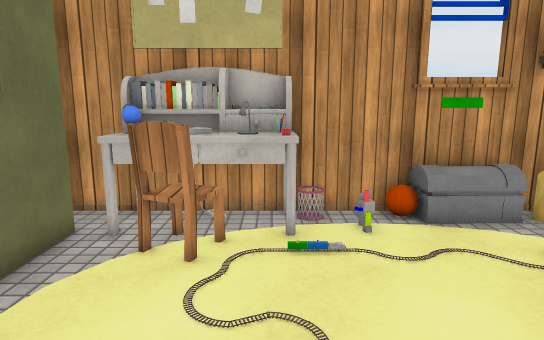
view 1 (above)

12 first-person views from a walk through a Unity game level. The camera is 1.5 m above the floor, tilts 10° down and sees 75° across. The floor is counted in squares, 0.5 m on a side. Each view is taken from the middle of a square. On the plan, view 1 faces up. The plan holds only what a view shows up to about 20 squares ahead; the rest is blank. The player character is not drawn. Surface patterns are stand-ins for the level's own textures.

view 2
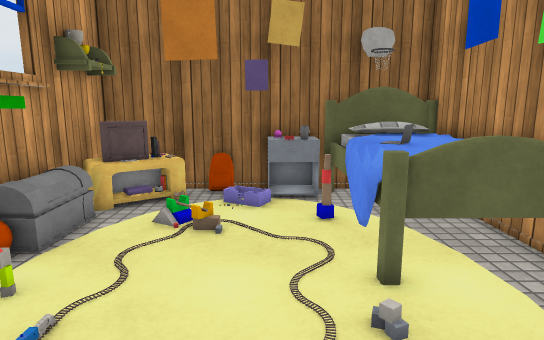

view 3
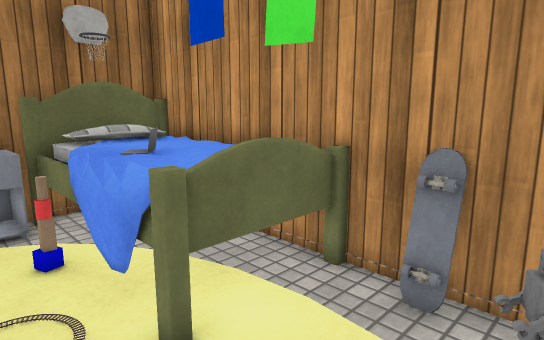

view 4
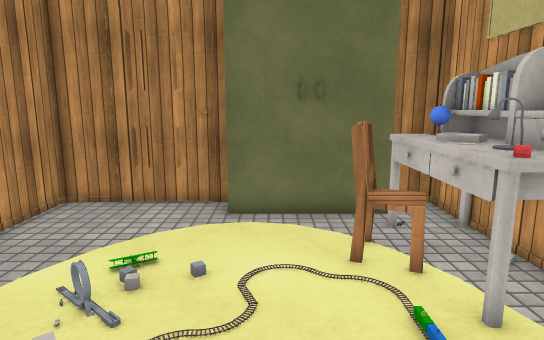

view 5
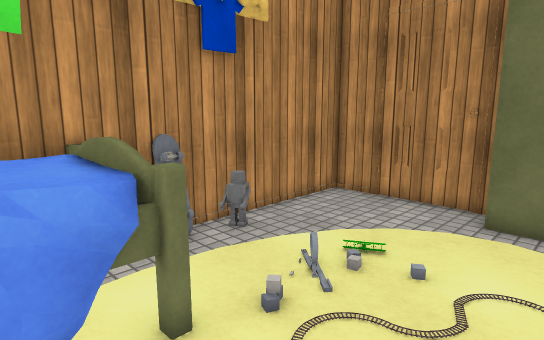

view 6
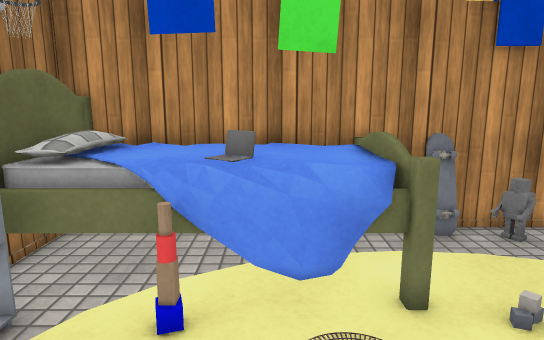

view 7
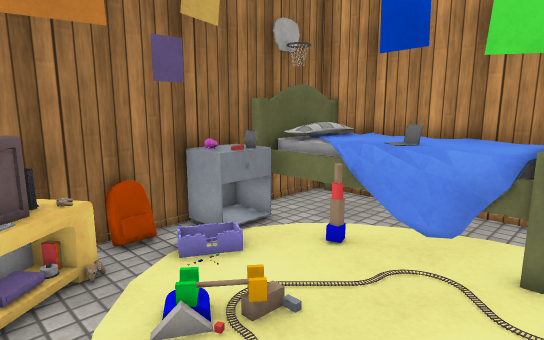

view 8
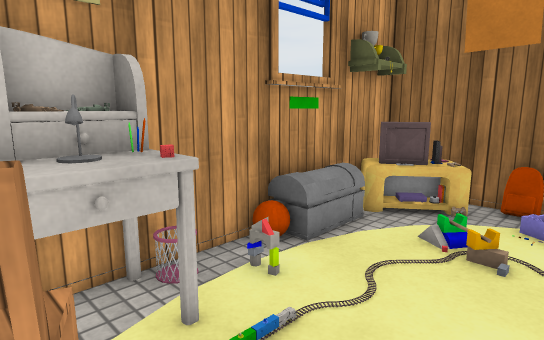

view 9
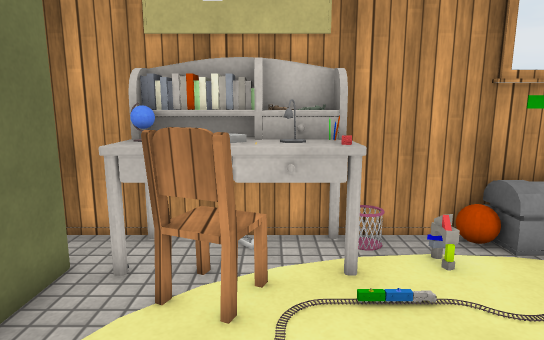

view 10
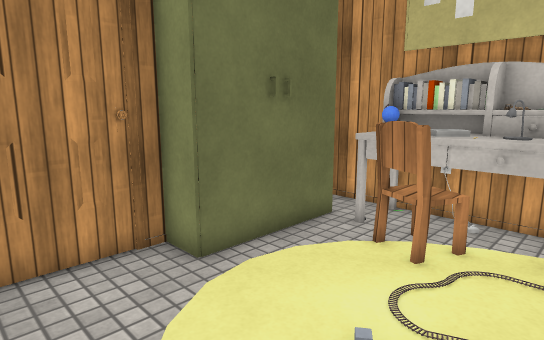

view 11
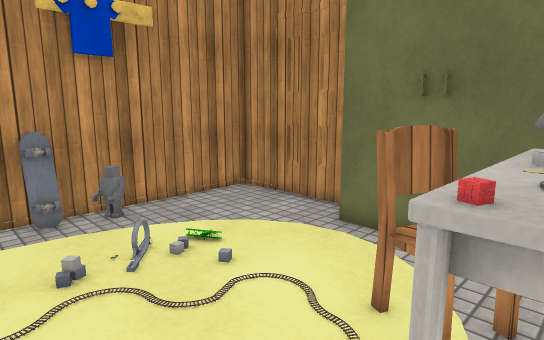

view 12
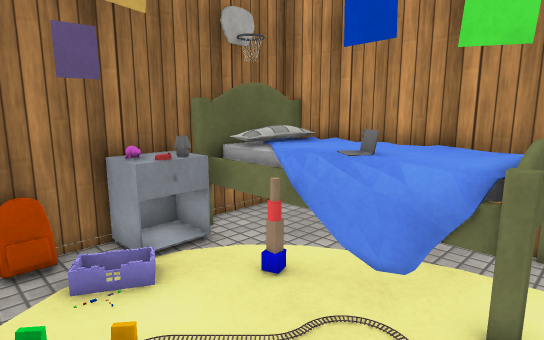

### Floor plan
Points are (right, up) in squares from view 1. A wall is a line through its corners. A room is listed if a view was taken in it or the views show most of it. See-through windows are left out.
Room 1 (views 1, 2, 3, 4, 5, 6, 7, 8, 9, 10, 11, 12)
walls: (5.5, 10.1) (0.5, 10.1); (-6, 2.9) (-6.2, 2.3); (-6.2, 4.8) (-6.2, -1.7) (10.1, -1.7) (10.1, 10.1) (6.4, 10.1); (-4.4, 10.1) (-6.2, 10.1) (-6.2, 8.8)
objects: other object (-6, 8) to (-5, 8); other object (-5, 6); other object (-4, 8) to (-3, 8); other object (-4, 9) to (-3, 9); other object (-4, 10); chair (-3, 7) to (-1, 8); other object (-3, 10); other object (-2, 9); other object (-2, 10); other object (-1, -1); lamp (-1, 9) to (0, 9); other object (-1, 10); other object (0, 8); other object (0, 10); other object (1, -1); other object (1, 8) to (1, 9); bed (3, -1) to (9, 2); other object (4, 9) to (6, 10); laptop (5, 1) to (6, 1); other object (6, 3); TV (7, 9); TV (8, 7) to (9, 7); other object (8, 8); TV (8, 8) to (9, 9); lamp (9, 3); other object (9, 4); other object (10, 3); other object (10, 6)

Positions as (right, up) in squares from view 1, and headings:
1: (0, 0), facing up
2: (-3, 4), facing right
3: (-1, 4), facing down-right
4: (5, 5), facing left
5: (5, 6), facing down-left
6: (5, 7), facing down
7: (2, 9), facing down-right
8: (-2, 4), facing up-right
9: (-1, 2), facing up
10: (1, 0), facing up-left
11: (3, 9), facing down-left
12: (2, 7), facing down-right
